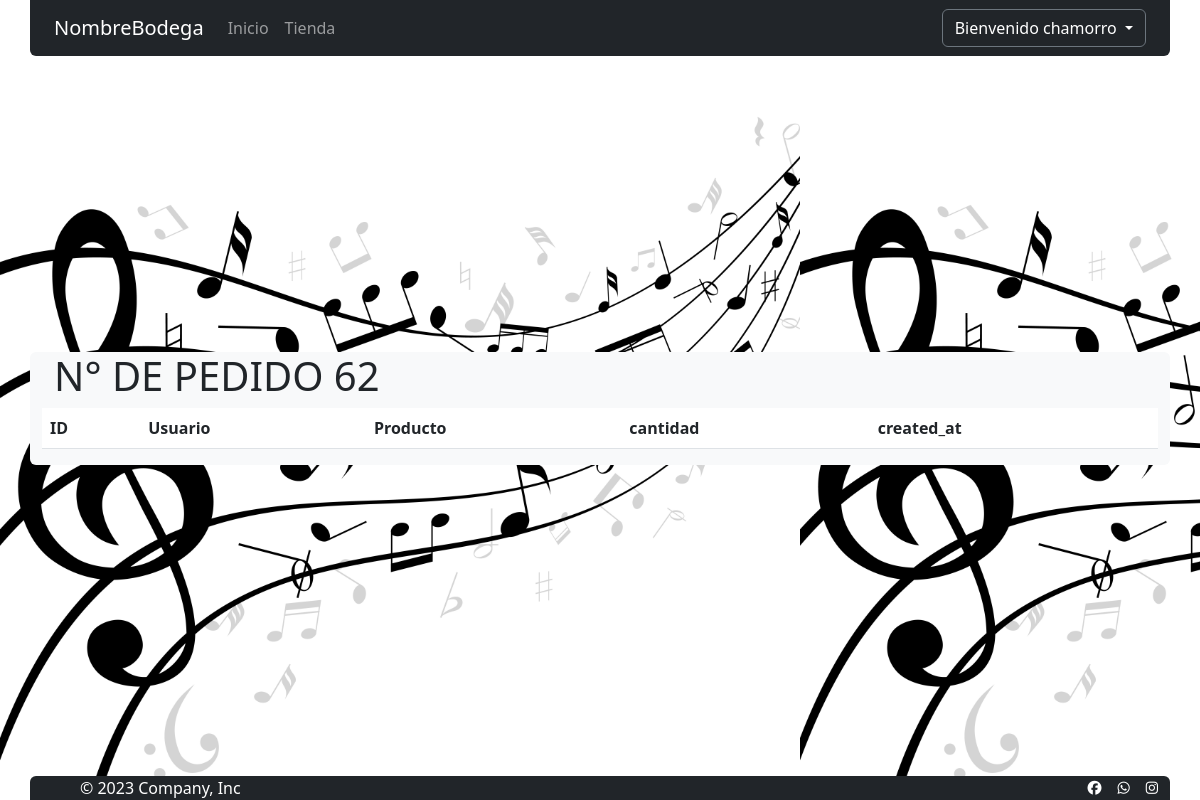
/administradores/listaLineaPedidos/62/ (signed in), run on an earlier commit of the app's database.
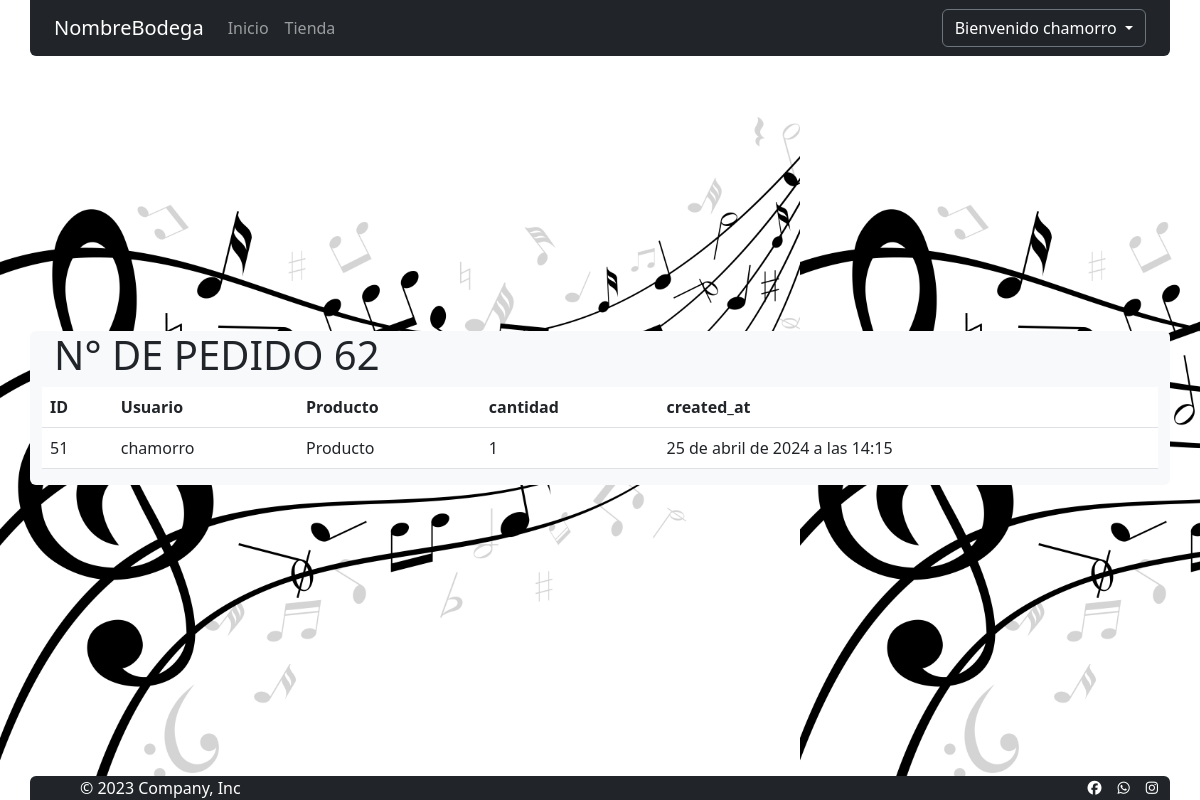
And on a later commit of the database.
### pedidos/models.py (models this page shows, shortened)
class LineaPedido(models.Model):
    user=models.ForeignKey(User,on_delete=models.CASCADE)
    producto=models.ForeignKey(Disco,on_delete=models.CASCADE)
    pedido=models.ForeignKey(Pedido,on_delete=models.CASCADE)
    cantidad=models.IntegerField(default=1)
    created_at=models.DateTimeField(auto_now_add=True)
    class Meta:
        db_table='lineapedido'
        verbose_name='Linea Pedido'
        verbose_name_plural='Lineas Pedidos'
        ordering=['id']

### tienda/models.py (models this page shows)
class Disco(models.Model):
    nombre=models.CharField(max_length=50)
    nombreAlbum=models.CharField(max_length=50)
    artista=models.CharField(max_length=50,null=True)
    precio=models.IntegerField()
    vendidos=models.IntegerField(default=0)
    stock=models.IntegerField(default=1)
    annopublicacion=models.DateField()
    imagen=models.ImageField(upload_to='imgDiscos', null=True,blank=True)
    formatos=models.ForeignKey(FormatoDisco, on_delete=models.CASCADE)
    oferta=models.BooleanField(default=True)
    created=models.DateField(auto_now_add=True)
    updated=models.DateField(auto_now_add=True)
    class Meta:
        verbose_name="Disco"
        verbose_name_plural="Discos"
    def __str__(self)  :
        return self.nombre

### administradores/views.py (the view)
# urls.py: path('listaLineaPedidos/<str:linea_pedido>/', listaLineaPedidos, name="listaLineaPedidos"),
@login_required(login_url='Home')
def listaLineaPedidos(request,linea_pedido):
    for grupo in request.user.groups.all():
        if grupo.name == 'admins':
            LineaPedidos=LineaPedido.objects.filter(pedido_id=int(linea_pedido))
            return render(request,'LineaPedidos.html',{"LPedido":LineaPedidos,"linea_pedido":int(linea_pedido)})
    return redirect('Home')

### carro/context_processor.py (called while the page is built)
def importe_total_carro(request):
    carro = Carro(request)
    total=0
    if request.user.is_authenticated:
        for key,value in request.session["carro"].items():
            total=total+(float(value["precio"]))
    else:
       total="Debes hacer login"
    return {"importe_total_carro":total}

### administradores/templates/LineaPedidos.html (shortened to what this page needs)
{% extends "base.html" %}
{% load static %}
{% block styles %}
<link href="{% static 'administradores/css/style.css' %}" rel="stylesheet" type="text/css">
{% endblock styles %}
{% block contenido %}
<div class="container">
    <div class="row">
        <h1>N° DE PEDIDO {{ linea_pedido }}</h1>
        <table class="table table-responsive">
            <thead>
                <tr>
                    <th>ID</th>
                    <th>Usuario</th>
                    <th>Producto</th>
                    <th>cantidad</th>
                    <th>created_at</th>
                </tr>
            </thead>
            {% for pedido in LPedido %}
            <tbody>
                <tr>
                    <td>{{ pedido.id }}</td>
                    <td>{{ pedido.user }}</td>
                    <td>{{ pedido.producto }}</td>
                    <td>{{ pedido.cantidad }}</td>
                    <td>{{ pedido.created_at }}</td>
                </tr>
            </tbody>
            {% endfor %}
        </table>
    </div>
</div>
{% endblock %}

What changed in the data, as far as the page shows it:
added LineaPedido: id "51", user "chamorro", producto "Producto", cantidad "1", created_at "25 de abril de 2024 a las 14:15"
